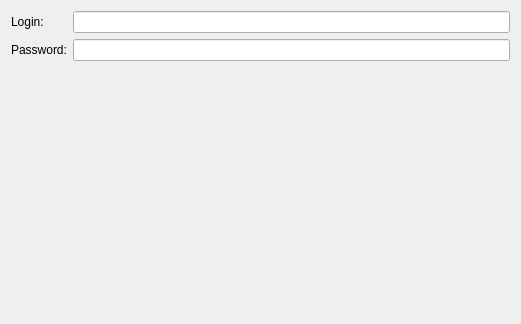
<?xml version="1.0" encoding="UTF-8"?>
<ui version="4.0">
 <class>ProstopleerPluginSettings</class>
 <widget class="QWidget" name="ProstopleerPluginSettings">
  <property name="geometry">
   <rect>
    <x>0</x>
    <y>0</y>
    <width>521</width>
    <height>324</height>
   </rect>
  </property>
  <property name="windowTitle">
   <string>ProstopleerPluginSettings</string>
  </property>
  <layout class="QVBoxLayout" name="verticalLayout">
   <item>
    <layout class="QFormLayout" name="formLayout">
     <item row="0" column="0">
      <widget class="QLabel" name="label">
       <property name="text">
        <string>Login:</string>
       </property>
      </widget>
     </item>
     <item row="0" column="1">
      <widget class="QLineEdit" name="le_login"/>
     </item>
     <item row="1" column="0">
      <widget class="QLabel" name="label_2">
       <property name="text">
        <string>Password:</string>
       </property>
      </widget>
     </item>
     <item row="1" column="1">
      <widget class="QLineEdit" name="le_pass">
       <property name="echoMode">
        <enum>QLineEdit::Password</enum>
       </property>
      </widget>
     </item>
    </layout>
   </item>
   <item>
    <spacer name="verticalSpacer">
     <property name="orientation">
      <enum>Qt::Vertical</enum>
     </property>
     <property name="sizeHint" stdset="0">
      <size>
       <width>20</width>
       <height>235</height>
      </size>
     </property>
    </spacer>
   </item>
  </layout>
 </widget>
 <tabstops>
  <tabstop>le_login</tabstop>
  <tabstop>le_pass</tabstop>
 </tabstops>
 <resources/>
 <connections/>
</ui>
